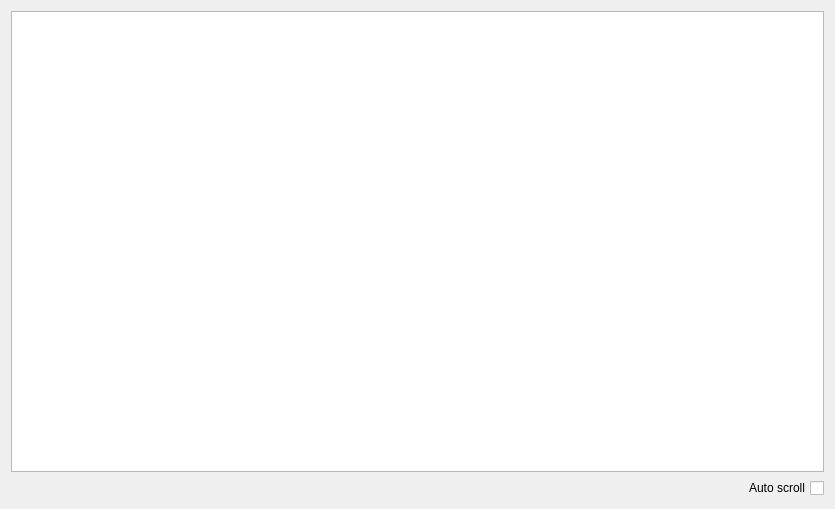
<?xml version="1.0" encoding="UTF-8"?>
<ui version="4.0">
 <class>LogWindow</class>
 <widget class="QDialog" name="LogWindow">
  <property name="geometry">
   <rect>
    <x>0</x>
    <y>0</y>
    <width>835</width>
    <height>509</height>
   </rect>
  </property>
  <property name="windowTitle">
   <string>Log</string>
  </property>
  <layout class="QVBoxLayout" name="verticalLayout">
   <item>
    <widget class="QTextEdit" name="textEdit_log"/>
   </item>
   <item>
    <widget class="QCheckBox" name="checkBox_autoscroll">
     <property name="layoutDirection">
      <enum>Qt::RightToLeft</enum>
     </property>
     <property name="text">
      <string>Auto scroll</string>
     </property>
    </widget>
   </item>
  </layout>
 </widget>
 <resources/>
 <connections/>
</ui>
